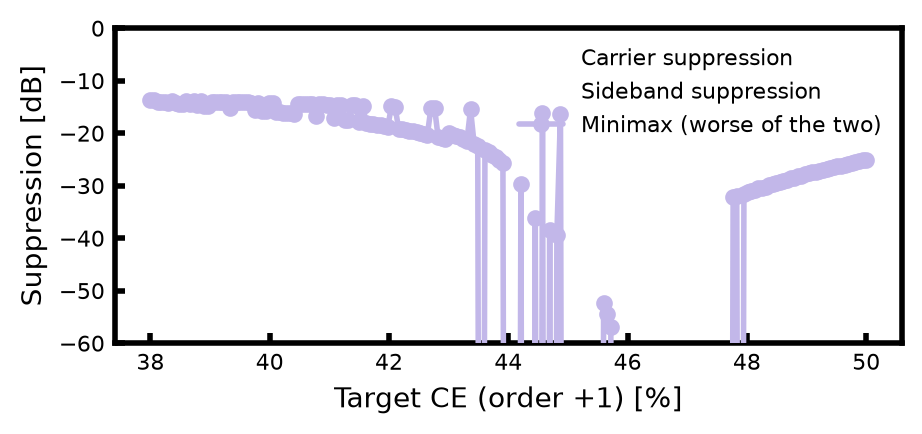

Here is the Python script that generated this plot:
"""
ce_suppression_tradeoff.py

For dual-tone phase modulation (ch1 at f with depth beta1/phase phi1, ch2 at
2f with depth beta2/phase phi2 -- see dual_tone_amplitudes in
comb_displayer.py), sweeps a target conversion efficiency (CE: the fraction
of total input power delivered to WANTED_ORDER, e.g. +1) across
[CE_MIN_PERCENT, CE_MAX_PERCENT] and, for each target, finds the
(beta1, beta2, phi2) that hits it while minimizing the worse of two
suppression metrics (phi1 fixed at PHI1_DEG as an overall phase reference --
it doesn't affect any |A_p|^2, so fixing it loses no generality):

  carrier suppression  = |A_0|^2                        (carrier power / total input power)
  sideband suppression = |A_UNWANTED_ORDER|^2 / |A_WANTED_ORDER|^2   (unwanted sideband / wanted sideband power)

Both are reported in dB (more negative = better suppressed); the objective is
the minimax of the two (in dB), so neither metric is sacrificed more than
necessary to hit the target CE -- there's a genuine tradeoff here, since
demanding very high conversion efficiency into the wanted order tends to
force either the carrier or the unwanted sideband to leak more.

Two-stage solve per target CE:
  1. differential_evolution (global) minimizes a CE-penalized version of the
     minimax objective -- global search matters here since the Jacobi-Anger
     comb can have multiple local optima in phi2 (same reasoning as
     comb_displayer.py's/optimized_search_viewer.py's best-fit search).
  2. scipy.optimize.minimize (SLSQP, local) polishes that result under an
     exact CE == target equality constraint, minimizing the minimax
     objective directly (no penalty term needed once the constraint itself
     is exact).
"""

import sys
from pathlib import Path
sys.path.insert(0, str(Path(__file__).resolve().parent.parent / 'experiment_control'))

import numpy as np
import matplotlib.pyplot as plt
import matplotlib.colors as mcolors
from scipy.optimize import differential_evolution, minimize

from comb_displayer import dual_tone_amplitudes
from graphics import (
    RED2, LIGHTBLUE2, VIOLET2,
    spine_linewidth, tick_width, tick_direction,
    axis_label_fontsize, tick_label_fontsize,
)

# ── target conversion efficiency sweep ────────────────────────────────────────
CE_MIN_PERCENT = 38    # % of total input power delivered to WANTED_ORDER
CE_MAX_PERCENT = 50.0
N_POINTS       = 200
# ─────────────────────────────────────────────────────────────────────────────

# ── orders / phase convention ─────────────────────────────────────────────────
WANTED_ORDER   =  1    # CE target = |A_{WANTED_ORDER}|^2 (fraction of total input power)
UNWANTED_ORDER = -1    # sideband suppression = |A_{UNWANTED_ORDER}|^2 / |A_{WANTED_ORDER}|^2
CARRIER_ORDER  =  0    # carrier suppression  = |A_{CARRIER_ORDER}|^2
PHI1_DEG = 0.0         # ch1 phase, fixed reference (see module docstring)
# ─────────────────────────────────────────────────────────────────────────────

# ── search ─────────────────────────────────────────────────────────────────────
BETA1_BOUNDS    = (0.0, 2.5)     # rad
BETA2_BOUNDS    = (0.0, 2.5)     # rad
PHI2_BOUNDS_DEG = (0.0, 360.0)

# Stage 1 (differential_evolution, global): minimizes
#   max(carrier_supp_dB, sideband_supp_dB) + CE_PENALTY_WEIGHT*(CE_achieved - CE_target)^2   [%^2]
# to land in the right basin (and on the right side of any phi2 ambiguity)
# before stage 2 enforces the CE constraint exactly.
CE_PENALTY_WEIGHT = 5.0
DE_SEED = None   # differential_evolution seed; None = nondeterministic

# Stage 2 (SLSQP, local): polishes stage 1's result under an exact CE ==
# target equality constraint.
SLSQP_MAXITER = 300

# Achieved CE deviating from target by more than this (percentage points)
# prints a warning -- e.g. a target CE beyond what dual-tone modulation can
# actually deliver, or a solver that failed to converge.
CE_WARN_TOL_PERCENT = 0.05
# ─────────────────────────────────────────────────────────────────────────────

# ── plot: carrier suppression series ──────────────────────────────────────────
CARRIER_LINESTYLE  = 'none'
CARRIER_LINEWIDTH  = 2.0
CARRIER_LINE_COLOR = RED2
CARRIER_LINE_ALPHA = 1.0
CARRIER_MARKER            = 'none'
CARRIER_MARKERSIZE        = 5.0
CARRIER_MARKER_FACECOLOR  = None   # None = match line color
CARRIER_MARKER_FACE_ALPHA = 1.0
CARRIER_MARKER_EDGECOLOR  = None   # None = match line color
CARRIER_MARKER_EDGE_ALPHA = 1.0
CARRIER_ZORDER = 2
# ─────────────────────────────────────────────────────────────────────────────

# ── plot: sideband suppression series ─────────────────────────────────────────
SIDEBAND_LINESTYLE  = 'none'
SIDEBAND_LINEWIDTH  = 2.0
SIDEBAND_LINE_COLOR = LIGHTBLUE2
SIDEBAND_LINE_ALPHA = 1.0
SIDEBAND_MARKER            = 'none'
SIDEBAND_MARKERSIZE        = 5.0
SIDEBAND_MARKER_FACECOLOR  = None
SIDEBAND_MARKER_FACE_ALPHA = 1.0
SIDEBAND_MARKER_EDGECOLOR  = None
SIDEBAND_MARKER_EDGE_ALPHA = 1.0
SIDEBAND_ZORDER = 3
# ─────────────────────────────────────────────────────────────────────────────

# ── plot: minimax (worse-of-the-two) series ───────────────────────────────────
MINIMAX_LINESTYLE  = '-'
MINIMAX_LINEWIDTH  = 2.0
MINIMAX_LINE_COLOR = VIOLET2
MINIMAX_LINE_ALPHA = 1.0
MINIMAX_MARKER            = 'o'
MINIMAX_MARKERSIZE        = 5.0
MINIMAX_MARKER_FACECOLOR  = None
MINIMAX_MARKER_FACE_ALPHA = 1.0
MINIMAX_MARKER_EDGECOLOR  = None
MINIMAX_MARKER_EDGE_ALPHA = 1.0
MINIMAX_ZORDER = 4
# ─────────────────────────────────────────────────────────────────────────────

# ── plot layout ────────────────────────────────────────────────────────────────
SHOW_GRID   = False
SHOW_LEGEND = True
XLIM = None   # None = auto (CE_MIN_PERCENT .. CE_MAX_PERCENT with default margin)
YLIM = (-60, 0)

axes_width_mm  = 100.0
axes_height_mm =  40.0
left_mm    = 20.0
right_mm   = 10.0
bottom_mm  = 16.0
top_mm     =  8.0
# ─────────────────────────────────────────────────────────────────────────────

# ── publication export ────────────────────────────────────────────────────────
# When True: removes axis/tick labels and the legend, and saves an SVG to
# SAVE_FOLDER (in addition to the normal figure that's still shown/PNG-saved).
FOR_PUBLICATION = True
SAVE_FOLDER = r"C:\Users\jake\OneDrive - UCB-O365\quantum_nanophoxonics\media"
PUBLICATION_SVG_NAME = 'ce_suppression_tradeoff.svg'
# ─────────────────────────────────────────────────────────────────────────────


# ─────────────────────────────────────────────────────────────────────────────
# Theory / metrics
# ─────────────────────────────────────────────────────────────────────────────

def _k_trunc(beta1, beta2):
    return int(2 * max(beta1, beta2)) + 20


def _order_powers(beta1, beta2, phi2_deg):
    """{order: |A_p|^2} for the three orders this script needs."""
    orders = [CARRIER_ORDER, UNWANTED_ORDER, WANTED_ORDER]
    amps = dual_tone_amplitudes(beta1, beta2, np.deg2rad(PHI1_DEG), np.deg2rad(phi2_deg),
                                 orders, _k_trunc(beta1, beta2))
    return {p: abs(A) ** 2 for p, A in amps.items()}


def _metrics(beta1, beta2, phi2_deg):
    """Returns (ce_percent, carrier_supp_db, sideband_supp_db, minimax_db)."""
    p = _order_powers(beta1, beta2, phi2_deg)
    p_carrier, p_unwanted, p_wanted = p[CARRIER_ORDER], p[UNWANTED_ORDER], p[WANTED_ORDER]

    ce_percent = p_wanted * 100.0
    carrier_supp_db = 10.0 * np.log10(max(p_carrier, 1e-30))
    sideband_supp_db = (10.0 * np.log10(max(p_unwanted, 1e-30))
                         - 10.0 * np.log10(max(p_wanted, 1e-30)))
    minimax_db = max(carrier_supp_db, sideband_supp_db)
    return ce_percent, carrier_supp_db, sideband_supp_db, minimax_db


def _penalized_objective(params, target_ce_percent):
    beta1, beta2, phi2_deg = params
    ce_percent, _, _, minimax_db = _metrics(beta1, beta2, phi2_deg)
    return minimax_db + CE_PENALTY_WEIGHT * (ce_percent - target_ce_percent) ** 2


def _minimax_objective(params):
    beta1, beta2, phi2_deg = params
    return _metrics(beta1, beta2, phi2_deg)[3]


def _ce_percent_of(params):
    beta1, beta2, phi2_deg = params
    return _metrics(beta1, beta2, phi2_deg)[0]


# ─────────────────────────────────────────────────────────────────────────────
# Per-target solve
# ─────────────────────────────────────────────────────────────────────────────

def _solve_for_target(target_ce_percent):
    """
    Two-stage solve for one target CE (see module docstring). Returns a dict
    with beta1/beta2/phi2_deg, achieved ce_percent, both suppression metrics
    (dB), the minimax (dB), and each stage's convergence flag.
    """
    bounds = [BETA1_BOUNDS, BETA2_BOUNDS, PHI2_BOUNDS_DEG]

    de_result = differential_evolution(_penalized_objective, bounds, args=(target_ce_percent,),
                                        seed=DE_SEED, tol=1e-12, polish=True)

    constraints = [{'type': 'eq', 'fun': lambda p: _ce_percent_of(p) - target_ce_percent}]
    slsqp_result = minimize(_minimax_objective, de_result.x, method='SLSQP',
                             bounds=bounds, constraints=constraints,
                             options={'maxiter': SLSQP_MAXITER, 'ftol': 1e-10})

    beta1, beta2, phi2_deg = slsqp_result.x
    phi2_deg = float(phi2_deg % 360.0)
    ce_percent, carrier_supp_db, sideband_supp_db, minimax_db = _metrics(beta1, beta2, phi2_deg)

    return {
        'target_ce_percent': float(target_ce_percent),
        'beta1': float(beta1),
        'beta2': float(beta2),
        'phi2_deg': phi2_deg,
        'ce_percent': float(ce_percent),
        'carrier_supp_db': float(carrier_supp_db),
        'sideband_supp_db': float(sideband_supp_db),
        'minimax_db': float(minimax_db),
        'de_success': bool(de_result.success),
        'slsqp_success': bool(slsqp_result.success),
    }


# ─────────────────────────────────────────────────────────────────────────────
# Plot
# ─────────────────────────────────────────────────────────────────────────────

def _draw_series(ax, x, y, linestyle, linewidth, color, alpha, marker, markersize,
                  marker_facecolor, marker_face_alpha, marker_edgecolor, marker_edge_alpha,
                  zorder, label):
    face = marker_facecolor if marker_facecolor is not None else color
    edge = marker_edgecolor if marker_edgecolor is not None else color
    ax.plot(x, y, linestyle=linestyle, linewidth=linewidth,
            color=mcolors.to_rgba(color, alpha),
            marker=marker, markersize=markersize,
            markerfacecolor=mcolors.to_rgba(face, marker_face_alpha),
            markeredgecolor=mcolors.to_rgba(edge, marker_edge_alpha),
            solid_capstyle='round', zorder=zorder, label=label)


def _build_tradeoff_figure(ce_targets, carrier_db, sideband_db, minimax_db, show_labels: bool):
    fig_w = left_mm + axes_width_mm + right_mm
    fig_h = bottom_mm + axes_height_mm + top_mm
    fig, ax = plt.subplots(figsize=(fig_w / 25.4, fig_h / 25.4))
    fig.subplots_adjust(
        left   = left_mm   / fig_w,
        right  = 1 - right_mm  / fig_w,
        bottom = bottom_mm / fig_h,
        top    = 1 - top_mm    / fig_h,
    )

    _draw_series(ax, ce_targets, carrier_db, CARRIER_LINESTYLE, CARRIER_LINEWIDTH,
                 CARRIER_LINE_COLOR, CARRIER_LINE_ALPHA, CARRIER_MARKER, CARRIER_MARKERSIZE,
                 CARRIER_MARKER_FACECOLOR, CARRIER_MARKER_FACE_ALPHA,
                 CARRIER_MARKER_EDGECOLOR, CARRIER_MARKER_EDGE_ALPHA,
                 CARRIER_ZORDER, label='Carrier suppression')
    _draw_series(ax, ce_targets, sideband_db, SIDEBAND_LINESTYLE, SIDEBAND_LINEWIDTH,
                 SIDEBAND_LINE_COLOR, SIDEBAND_LINE_ALPHA, SIDEBAND_MARKER, SIDEBAND_MARKERSIZE,
                 SIDEBAND_MARKER_FACECOLOR, SIDEBAND_MARKER_FACE_ALPHA,
                 SIDEBAND_MARKER_EDGECOLOR, SIDEBAND_MARKER_EDGE_ALPHA,
                 SIDEBAND_ZORDER, label='Sideband suppression')
    _draw_series(ax, ce_targets, minimax_db, MINIMAX_LINESTYLE, MINIMAX_LINEWIDTH,
                 MINIMAX_LINE_COLOR, MINIMAX_LINE_ALPHA, MINIMAX_MARKER, MINIMAX_MARKERSIZE,
                 MINIMAX_MARKER_FACECOLOR, MINIMAX_MARKER_FACE_ALPHA,
                 MINIMAX_MARKER_EDGECOLOR, MINIMAX_MARKER_EDGE_ALPHA,
                 MINIMAX_ZORDER, label='Minimax (worse of the two)')

    for spine in ax.spines.values():
        spine.set_linewidth(spine_linewidth)
    ax.tick_params(axis='both', direction=tick_direction,
                   width=tick_width, labelsize=tick_label_fontsize)

    if XLIM is not None:
        ax.set_xlim(*XLIM)
    if YLIM is not None:
        ax.set_ylim(*YLIM)

    if show_labels:
        ax.set_xlabel(f'Target CE (order {WANTED_ORDER:+d}) [%]', fontsize=axis_label_fontsize)
        ax.set_ylabel('Suppression [dB]', fontsize=axis_label_fontsize)
        if SHOW_GRID:
            ax.grid()
        if SHOW_LEGEND:
            ax.legend(fontsize=tick_label_fontsize, frameon=False)
    else:
        ax.set_xlabel('')
        ax.set_ylabel('')
        ax.tick_params(labelbottom=False, labelleft=False)

    return fig, ax


# ─────────────────────────────────────────────────────────────────────────────
# Entry point
# ─────────────────────────────────────────────────────────────────────────────

def main():
    ce_targets_percent = np.linspace(CE_MIN_PERCENT, CE_MAX_PERCENT, N_POINTS)
    print(f"Sweeping target CE (order {WANTED_ORDER:+d}) from {CE_MIN_PERCENT:.2f}% to "
          f"{CE_MAX_PERCENT:.2f}% over {N_POINTS} point(s), phi1={PHI1_DEG:.1f} deg fixed...\n")

    header = (f"{'target CE':>10}  {'achieved CE':>12}  {'beta1':>8}  {'beta2':>8}  "
              f"{'phi2':>9}  {'carrier supp':>13}  {'sideband supp':>14}  {'minimax':>9}")
    print(header)
    print('-' * len(header))

    results = []
    for target in ce_targets_percent:
        r = _solve_for_target(float(target))
        results.append(r)

        flag = ''
        if not r['slsqp_success']:
            flag += '  <-- WARNING: SLSQP did not report convergence'
        if abs(r['ce_percent'] - target) > CE_WARN_TOL_PERCENT:
            flag += (f"  <-- WARNING: achieved CE off by {r['ce_percent'] - target:+.3f} pp "
                     f"(target may be unreachable, or the solver stalled)")

        print(f"{target:>9.2f}%  {r['ce_percent']:>11.3f}%  {r['beta1']:>8.4f}  {r['beta2']:>8.4f}  "
              f"{r['phi2_deg']:>7.2f}d  {r['carrier_supp_db']:>11.3f}dB  "
              f"{r['sideband_supp_db']:>12.3f}dB  {r['minimax_db']:>7.3f}dB{flag}")

    ce_targets = np.array([r['target_ce_percent'] for r in results])
    carrier_db = np.array([r['carrier_supp_db'] for r in results])
    sideband_db = np.array([r['sideband_supp_db'] for r in results])
    minimax_db = np.array([r['minimax_db'] for r in results])

    fig, ax = _build_tradeoff_figure(ce_targets, carrier_db, sideband_db, minimax_db,
                                      show_labels=True)

    if FOR_PUBLICATION:
        fig_pub, _ax_pub = _build_tradeoff_figure(ce_targets, carrier_db, sideband_db, minimax_db,
                                                    show_labels=False)
        pub_path = Path(SAVE_FOLDER) / PUBLICATION_SVG_NAME
        fig_pub.savefig(pub_path, format='svg', bbox_inches='tight')
        print(f'\nSaved: {pub_path}')

    out_path = Path(__file__).parent / 'ce_suppression_tradeoff.png'
    fig.savefig(out_path, dpi=200, bbox_inches='tight')
    print(f'Saved: {out_path}')

    plt.show()


if __name__ == '__main__':
    main()
